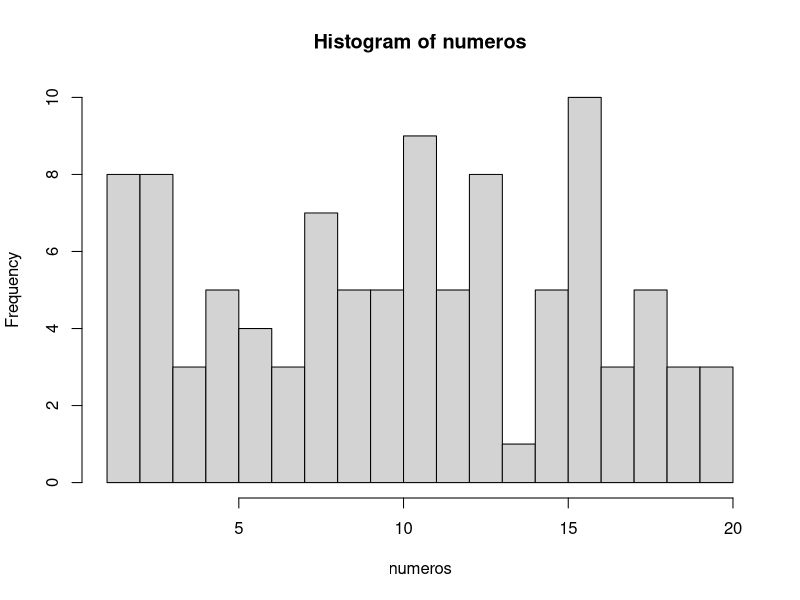

Reproduce this figure in R.
## ---- chunk 1
numeros <- sample(1:20, 100, TRUE)
numeros
## ---- chunk 2
mediana <- median(numeros)
mediana
## ---- chunk 3
media <- mean(numeros)
media
## ---- chunk 4
# El argumento breaks nos permite dividir en histograma en las partes que queramos
hist(numeros, breaks = 20)
## ---- chunk 5
tabla.frecuencias <- data.frame(table(numeros))
tabla.frecuencias
## ---- chunk 6
# Con la función seq, creamos una secuencia de 1 a 10 en intervalos de 0.1 en 0.1
secuencia <- seq(1, 10, 0.1)
muestra <- sample(secuencia, 100, TRUE)
muestra
## ---- chunk 7
# Aquí el cálculo de la mediana
mediana.muestra <-median(muestra)
mediana.muestra
## ---- chunk 8
# Aquí el cálculo de la media
media.muestra <-mean(muestra)
media.muestra
## ---- chunk 9
# Aquí el cálculo de la moda
tabla.moda <- data.frame(table(muestra))
tabla.moda
